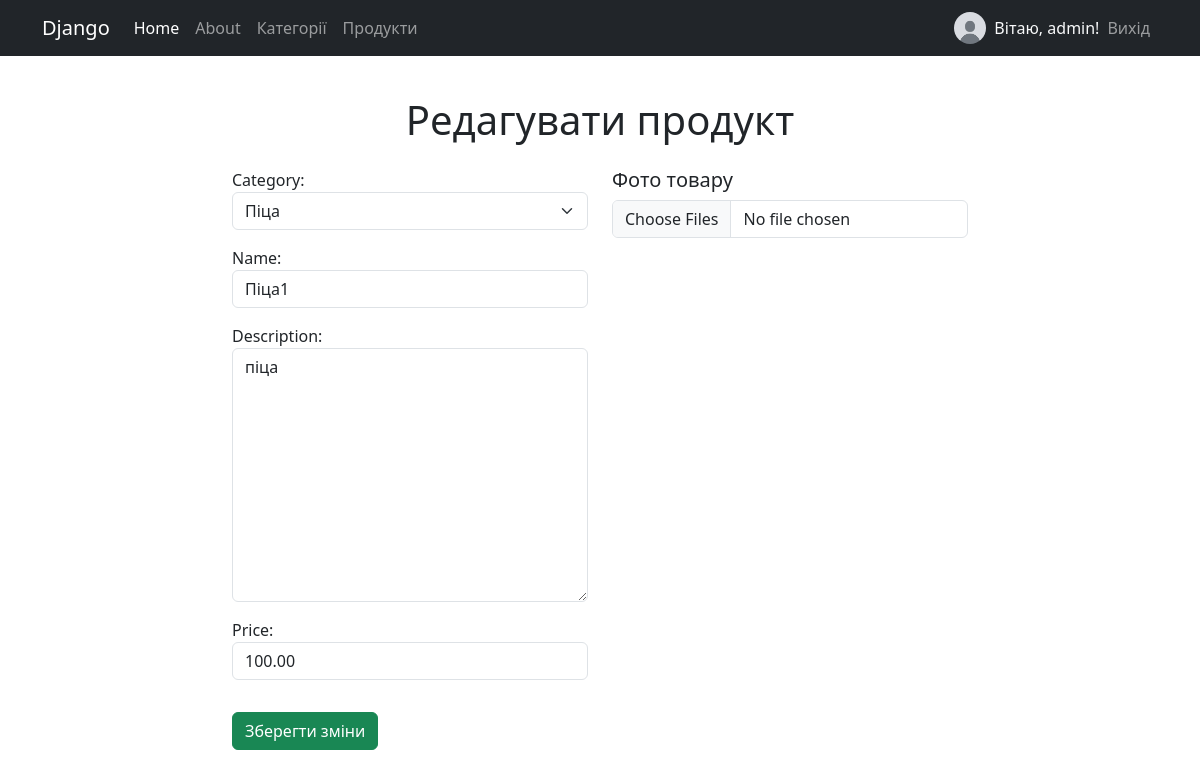
The page /products/edit/2/ (signed in) on the database as committed earlier.
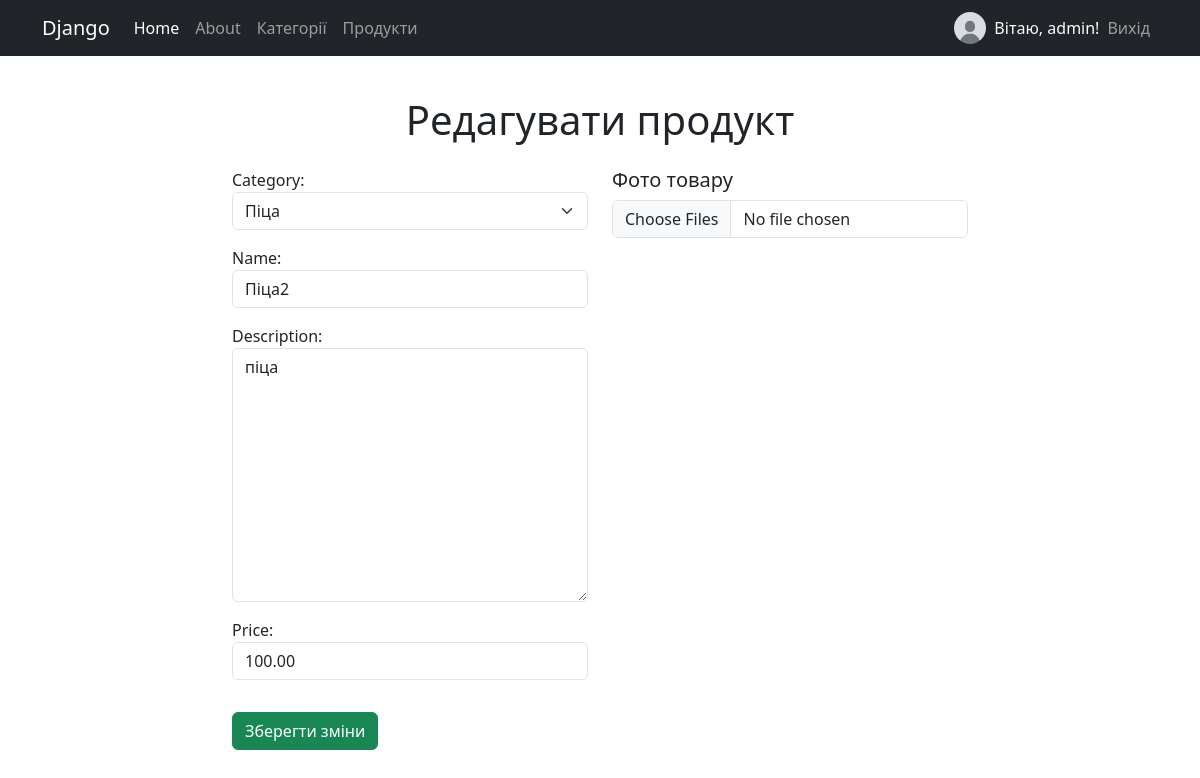
The same page on the database as committed later.
### products/models.py (models this page shows, shortened)
class Product(BaseEntity):
    category = models.ForeignKey(
        Category, on_delete=models.CASCADE, related_name="products"
    )
    name = models.CharField(max_length=255)
    slug = models.SlugField(max_length=255, null=True, blank=True, unique=True)
    description = models.TextField(blank=True)
    price = models.DecimalField(max_digits=10, decimal_places=2)

### products/views.py (the view)
# urls.py: path('edit/<int:product_id>/', views.edit_product, name='edit_product'),
def edit_product(request, product_id):
    try:
        product = Product.objects.get(id=product_id)
    except Product.DoesNotExist:
        return redirect('products:show_products')
    if request.method == "POST":
        form = ProductForm(request.POST, instance=product)
        images_ids = request.POST.getlist('images')
        if form.is_valid():
            product = form.save()
            for img in product.images.all():
                if img.image:
                    img.image.delete(save=False)
                img.delete()
            for idx, img_id in enumerate(images_ids):
                try:
                    img = ProductImage.objects.get(id=img_id)
                    img.product = product
                    img.priority = idx
                    img.save()
                except ProductImage.DoesNotExist:
                    pass
            return redirect("products:show_products")
    else:
        form = ProductForm(instance=product)
    return render(request, "edit_product.html", {"form": form, "product": product})

### products/forms.py
class ProductForm(forms.ModelForm):
    class Meta:
        model = Product
        fields = ["category", "name", "description", "price"]

### categories/models.py (called while the page is built)
    def __str__(self):
        return self.name

### products/templates/edit_product.html (shortened to what this page needs)
{% extends "layout.html" %}
{% load widget_tweaks %}
{% block content %}
<h1 class="text-center my-4">Редагувати продукт</h1>
<div class="row">
    <div class="col-md-8 offset-md-2">
        <form method="POST" enctype="multipart/form-data" id="product-form">
            <div class="row">
                <div class="col-md-6">
                    <div class="mb-3">
                        {{ form.category.label_tag }}
                        {{ form.category|add_class:"form-select" }}
                    </div>
                    <div class="mb-3">
                        {{ form.name.label_tag }}
                        {{ form.name|add_class:"form-control" }}
                    </div>
                    <div class="mb-3">
                        {{ form.description.label_tag }}
                        {{ form.description|add_class:"form-control" }}
                    </div>
                    <div class="mb-3">
                        {{ form.price.label_tag }}
                        {{ form.price|add_class:"form-control" }}
                    </div>
                </div>
                <div class="col-md-6">
                    <h5 class="mt-0">Фото товару</h5>
                    <input type="file" name="images" id="product-images" multiple class="form-control mb-3">
                </div>
            </div>
            <div class="d-flex flex-row">
                <button type="submit" class="btn btn-success mt-3">Зберегти зміни</button>
            </div>
        </form>
    </div>
</div>
{% endblock %}

Rows that differ between the two databases and show on the page:
changed Product "Піца": name "Піца1" → "Піца2"
